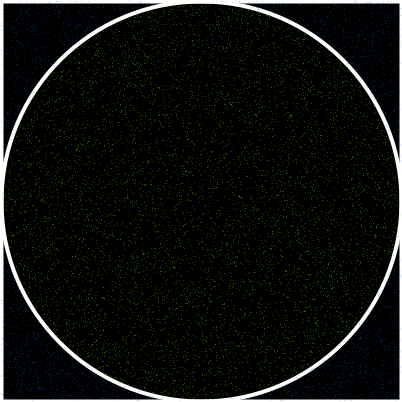
Frame 1 (no input)
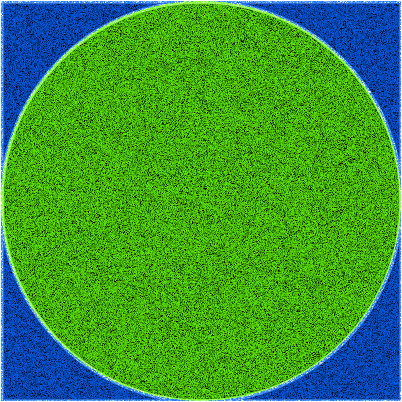
Frame 60 (the mouse pressed at the canvas centre just before this capture)
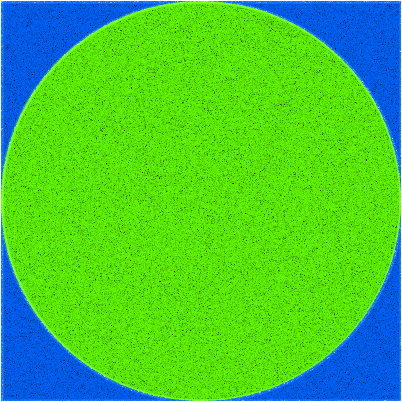
Frame 120 (the mouse held since frame 60 and released just before this capture)

The Processing sketch that drew these frames (run headless with seeded random() and noise(); from frame 60 on, the mouse is pressed at the canvas centre):

// Processing sketch: aprox_pi
// ── aprox_pi.pde
float r = 200;

int total = 0;
int circle = 0;

double recordPI = 0;

void setup() {
  size(402, 402);
  background(0);
  translate(width/2, height/2);
  stroke(255);
  strokeWeight(4);
  noFill();
  ellipse(0, 0, r*2, r*2);
  rectMode(CENTER);
  rect(0, 0, r*2, r*2);
}

void draw() {
  translate(width/2, height/2);

  for (int i = 0; i < 10000; i++) {
    float x = random(-r, r);
    float y = random(-r, r);
    total++;

    double d = (double)x * (double)x + (double)y * (double)y;
    if (d < (double) r * (double) r) {
      circle++;
      stroke(100, 255, 0, 100);
    } else {
      stroke(0, 100, 255, 100);
    }
    strokeWeight(1);
    point(x, y);

    double pi = (double)4 * ((double)circle / (double)total);
    double recordDiff = Math.abs(Math.PI - recordPI);
    double diff = Math.abs(Math.PI - pi);
    if (diff < recordDiff) {
      recordDiff = diff;
      recordPI = pi;
      println(recordPI);
    }
  }
}
